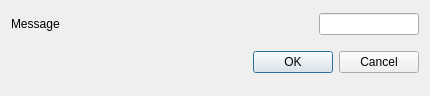
<?xml version="1.0" encoding="UTF-8"?>
<ui version="4.0">
 <class>textInputForm</class>
 <widget class="QDialog" name="textInputForm">
  <property name="windowModality">
   <enum>Qt::ApplicationModal</enum>
  </property>
  <property name="geometry">
   <rect>
    <x>0</x>
    <y>0</y>
    <width>430</width>
    <height>96</height>
   </rect>
  </property>
  <property name="focusPolicy">
   <enum>Qt::StrongFocus</enum>
  </property>
  <property name="windowTitle">
   <string>Text input dialog</string>
  </property>
  <layout class="QGridLayout" name="gridLayout">
   <item row="0" column="1">
    <widget class="QLineEdit" name="lineEdit">
     <property name="sizePolicy">
      <sizepolicy hsizetype="Minimum" vsizetype="Fixed">
       <horstretch>0</horstretch>
       <verstretch>0</verstretch>
      </sizepolicy>
     </property>
     <property name="minimumSize">
      <size>
       <width>50</width>
       <height>0</height>
      </size>
     </property>
     <property name="maximumSize">
      <size>
       <width>100</width>
       <height>16777215</height>
      </size>
     </property>
     <property name="focusPolicy">
      <enum>Qt::TabFocus</enum>
     </property>
    </widget>
   </item>
   <item row="0" column="0">
    <widget class="QLabel" name="labelWidget">
     <property name="sizePolicy">
      <sizepolicy hsizetype="Expanding" vsizetype="Preferred">
       <horstretch>0</horstretch>
       <verstretch>0</verstretch>
      </sizepolicy>
     </property>
     <property name="text">
      <string>Message</string>
     </property>
    </widget>
   </item>
   <item row="2" column="0" colspan="2">
    <layout class="QHBoxLayout" name="horizontalLayout">
     <property name="spacing">
      <number>5</number>
     </property>
     <item>
      <spacer name="horizontalSpacer">
       <property name="orientation">
        <enum>Qt::Horizontal</enum>
       </property>
       <property name="sizeType">
        <enum>QSizePolicy::Expanding</enum>
       </property>
       <property name="sizeHint" stdset="0">
        <size>
         <width>26</width>
         <height>9</height>
        </size>
       </property>
      </spacer>
     </item>
     <item>
      <widget class="QDialogButtonBox" name="buttonBox">
       <property name="sizePolicy">
        <sizepolicy hsizetype="Expanding" vsizetype="Expanding">
         <horstretch>0</horstretch>
         <verstretch>0</verstretch>
        </sizepolicy>
       </property>
       <property name="maximumSize">
        <size>
         <width>16777215</width>
         <height>38</height>
        </size>
       </property>
       <property name="orientation">
        <enum>Qt::Horizontal</enum>
       </property>
       <property name="standardButtons">
        <set>QDialogButtonBox::Cancel|QDialogButtonBox::Ok</set>
       </property>
      </widget>
     </item>
    </layout>
   </item>
  </layout>
 </widget>
 <resources/>
 <connections>
  <connection>
   <sender>buttonBox</sender>
   <signal>accepted()</signal>
   <receiver>textInputForm</receiver>
   <slot>accept()</slot>
   <hints>
    <hint type="sourcelabel">
     <x>248</x>
     <y>254</y>
    </hint>
    <hint type="destinationlabel">
     <x>157</x>
     <y>274</y>
    </hint>
   </hints>
  </connection>
  <connection>
   <sender>buttonBox</sender>
   <signal>rejected()</signal>
   <receiver>textInputForm</receiver>
   <slot>reject()</slot>
   <hints>
    <hint type="sourcelabel">
     <x>316</x>
     <y>260</y>
    </hint>
    <hint type="destinationlabel">
     <x>286</x>
     <y>274</y>
    </hint>
   </hints>
  </connection>
 </connections>
</ui>
